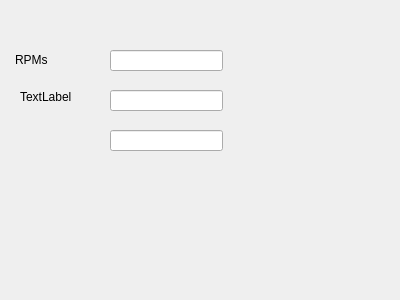
<?xml version="1.0" encoding="UTF-8"?>
<ui version="4.0">
 <class>Dialog</class>
 <widget class="QDialog" name="Dialog">
  <property name="geometry">
   <rect>
    <x>0</x>
    <y>0</y>
    <width>400</width>
    <height>300</height>
   </rect>
  </property>
  <property name="windowTitle">
   <string>Dialog</string>
  </property>
  <widget class="QLineEdit" name="lineEdit">
   <property name="geometry">
    <rect>
     <x>110</x>
     <y>50</y>
     <width>113</width>
     <height>21</height>
    </rect>
   </property>
  </widget>
  <widget class="QLineEdit" name="lineEdit_2">
   <property name="geometry">
    <rect>
     <x>110</x>
     <y>90</y>
     <width>113</width>
     <height>21</height>
    </rect>
   </property>
  </widget>
  <widget class="QLineEdit" name="lineEdit_3">
   <property name="geometry">
    <rect>
     <x>110</x>
     <y>130</y>
     <width>113</width>
     <height>21</height>
    </rect>
   </property>
  </widget>
  <widget class="QLabel" name="label">
   <property name="geometry">
    <rect>
     <x>15</x>
     <y>50</y>
     <width>81</width>
     <height>20</height>
    </rect>
   </property>
   <property name="text">
    <string>RPMs</string>
   </property>
  </widget>
  <widget class="QLabel" name="label_2">
   <property name="geometry">
    <rect>
     <x>20</x>
     <y>90</y>
     <width>56</width>
     <height>13</height>
    </rect>
   </property>
   <property name="text">
    <string>TextLabel</string>
   </property>
  </widget>
 </widget>
 <resources/>
 <connections/>
</ui>
